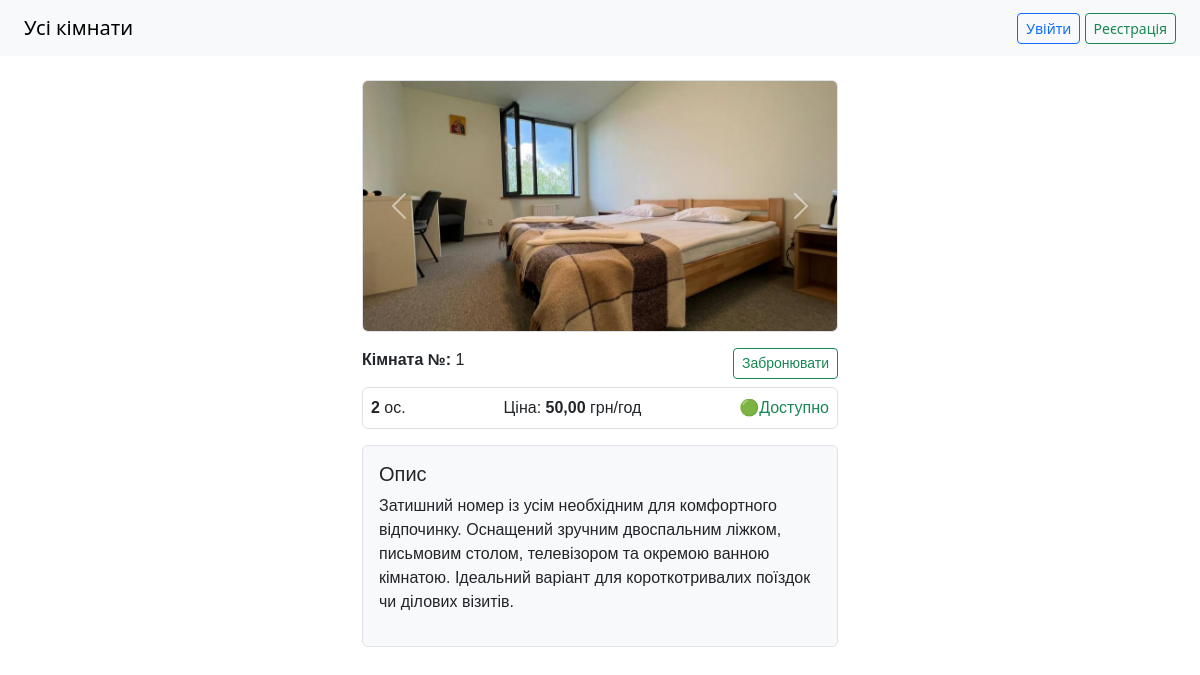
The page /room/1/ on the database its author committed.
### booking/models.py (models this page shows, shortened)
class RoomImage(models.Model):
    room = models.ForeignKey(Room, on_delete = models.CASCADE, related_name = 'images')
    image = models.ImageField(upload_to = 'room_images/')
    class Meta:
        verbose_name = "Фото кімнати"
        verbose_name_plural = "Фото кімнат"

class Room(models.Model):
    number = models.PositiveIntegerField(unique = True)
    description = models.TextField(blank = True)
    capacity = models.PositiveIntegerField()
    price_per_hour = models.DecimalField(max_digits = 6, decimal_places = 2)
    is_active = models.BooleanField(default=True)
    class Meta:
        verbose_name = "Кімната"
        verbose_name_plural = "Кімнати"

### booking/views.py (the view)
# urls.py: path('room/<int:pk>/', views.room, name='room'),
def room(request: HttpRequest, pk):
    room = get_object_or_404(Room, pk=pk)
    images = room.images.all()
    return render(request, 'booking/room.html', {
        'room': room,
        'images': images
    })

### booking/templates/booking/room.html (shortened to what this page needs)
{% extends 'base.html' %}
{% block content %}
<div class="container mt-4" style="max-width: 500px; margin: auto; font-family: sans-serif;">
  <div class="mb-3 border rounded overflow-hidden">
    {% if room.images.all %}
    <div id="carouselRoom{{ room.id }}" class="carousel slide" data-bs-ride="carousel">
      <div class="carousel-inner">
        {% for image in room.images.all %}
        <div class="carousel-item {% if forloop.first %}active{% endif %}">
          <img src="{{ image.image.url }}" class="d-block w-100" style="height: 250px; object-fit: cover;" alt="Фото кімнати">
        </div>
        {% endfor %}
      </div>
      {% if room.images.count > 1 %}
      <button class="carousel-control-prev" type="button" data-bs-target="#carouselRoom{{ room.id }}" data-bs-slide="prev">
        <span class="carousel-control-prev-icon"></span>
      </button>
      <button class="carousel-control-next" type="button" data-bs-target="#carouselRoom{{ room.id }}" data-bs-slide="next">
        <span class="carousel-control-next-icon"></span>
      </button>
      {% endif %}
    </div>
    {% else %}
    <div class="d-flex align-items-center justify-content-center" style="height: 250px; background-color: #f0f0f0;">
      <span class="text-muted">Фото відсутнє</span>
    </div>
    {% endif %}
  </div>
  <div class="d-flex justify-content-between mb-2">
    <div>
      <strong>Кімната №:</strong> {{ room.number }}
    </div>
    <div>
      <a href="{% url 'book_room' room.pk %}" class="btn btn-outline-success btn-sm">Забронювати</a>
    </div>
  </div>
  <div class="d-flex justify-content-between border p-2 rounded mb-3">
    <div><strong>{{ room.capacity }}</strong> ос.</div>
    <div>Ціна: <strong>{{ room.price_per_hour }}</strong> грн/год</div>
    <div>
      {% if room.is_active %}
        <span class="text-success">🟢Доступно</span>
      {% else %}
        <span class="text-danger">🔴Недоступно</span>
      {% endif %}
    </div>
  </div>
  <div class="border rounded p-3 bg-light">
    <h5 class="mb-2">Опис</h5>
    <p>{{ room.description|default:"Без опису" }}</p>
  </div>
</div>
{% endblock %}

### rows shown on the page
RoomImage: image (picture)
Room: number "1", capacity "2", price_per_hour "50,00", description "Затишний номер із усім необхідним для комфортного відпочинку. Оснащений зручним двоспальним ліжком, письмовим столом, телевізором та окремою ванною кімнатою. Ідеальний варіант для короткотривалих поїздок чи ділових візитів."
